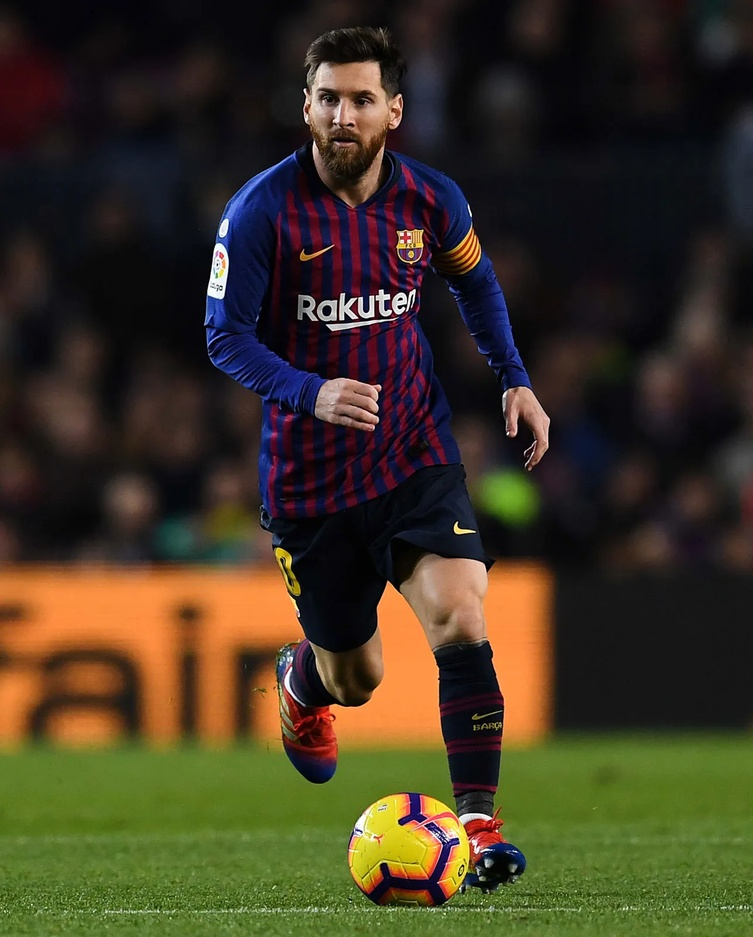
#> input picture 25-object detection by template matching/Messi.jpg, 753 x 937 px, shrunk from 1285 x 1600 before the run
$ jupyter execute 'object detection by template matching.ipynb'
#> lines starting #> are read from the running program, lines starting #| are printed output that depends on the picture
[cell 1]
import cv2 as cv
import numpy as np
from matplotlib import pyplot as plt

img = cv.imread('Messi.jpg', cv.IMREAD_GRAYSCALE)
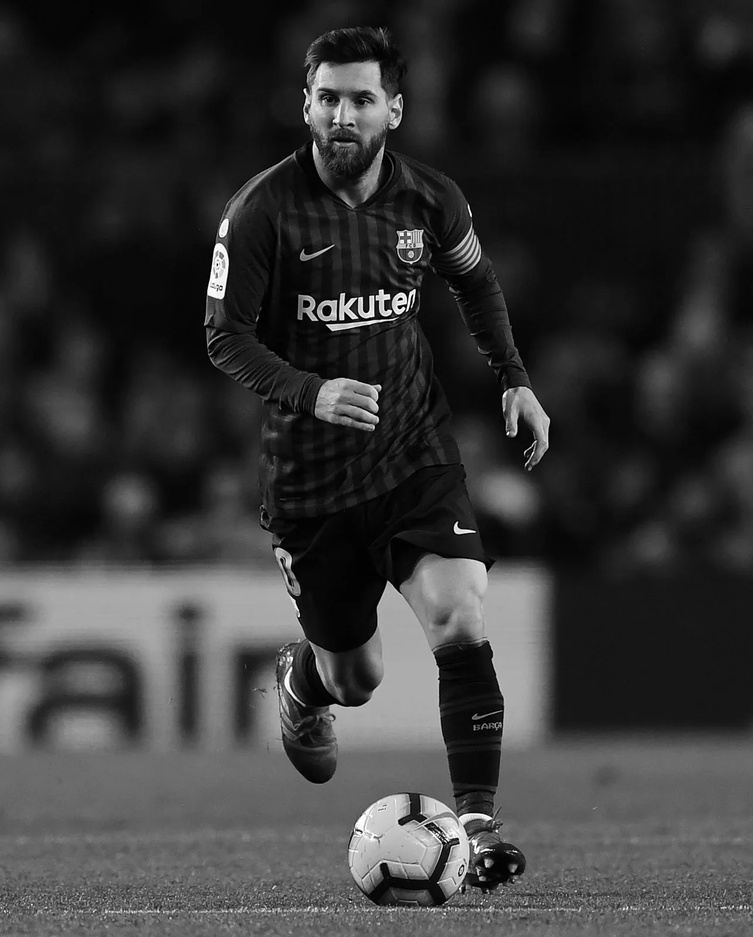
#> img: shape (937, 753); min 0, max 255, mean 54.9
assert img is not None, "file could not be read, check with os.path.exists()"
img2 = img.copy()
template = cv.imread('template.jpg', cv.IMREAD_GRAYSCALE)
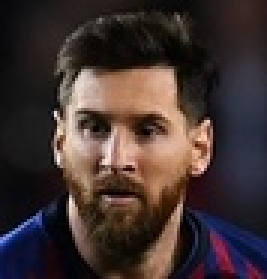
#> input picture 25-object detection by template matching/template.jpg, 89 x 93 px, shrunk from 152 x 158 before the run (shown 3 times larger)
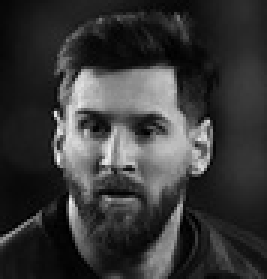
#> template: shape (93, 89) (shown 3 times larger); min 0, max 248, mean 55.5
assert template is not None, "file could not be read, check with os.path.exists()"
w, h = template.shape[::-1]
#> w = 89; h = 93

# All the 6 methods for comparison in a list
methods = ['TM_CCOEFF', 'TM_CCOEFF_NORMED', 'TM_CCORR',
            'TM_CCORR_NORMED', 'TM_SQDIFF', 'TM_SQDIFF_NORMED']

for meth in methods:
    img = img2.copy()
    method = getattr(cv, meth)

    # Apply template Matching
    res = cv.matchTemplate(img,template,method)
    min_val, max_val, min_loc, max_loc = cv.minMaxLoc(res)

    # If the method is TM_SQDIFF or TM_SQDIFF_NORMED, take minimum
    if method in [cv.TM_SQDIFF, cv.TM_SQDIFF_NORMED]:
        top_left = min_loc
    else:
        top_left = max_loc
    bottom_right = (top_left[0] + w, top_left[1] + h)

    cv.rectangle(img,top_left, bottom_right, 255, 2)

    plt.subplot(121),plt.imshow(res,cmap = 'gray')
    plt.title('Matching Result'), plt.xticks([]), plt.yticks([])
    plt.subplot(122),plt.imshow(img,cmap = 'gray')
    plt.title('Detected Point'), plt.xticks([]), plt.yticks([])
    plt.suptitle(meth)

    plt.show()
#> this loop made 6 passes
#> (min_val, max_val, min_loc, top_left, bottom_right) on passes 1 to 4: (-14712290, 14436283, (421, 620), (298, 357), (387, 450)), (-0.516, 0.63, (114, 86), (461, 52), (550, 145)), (3052600, 77319840, (298, 501), (344, 781), (433, 874)), (0.173, 0.845, (283, 525), (461, 52), (550, 145))
#> (min_val, max_val, max_loc, top_left, bottom_right) on passes 5 to 6: (17076600, 120154248, (380, 792), (465, 453), (554, 546)), (0.411, 1, (0, 0), (464, 452), (553, 545))
#> pass 1, `res = cv.matchTemplate(img,template,method)`:
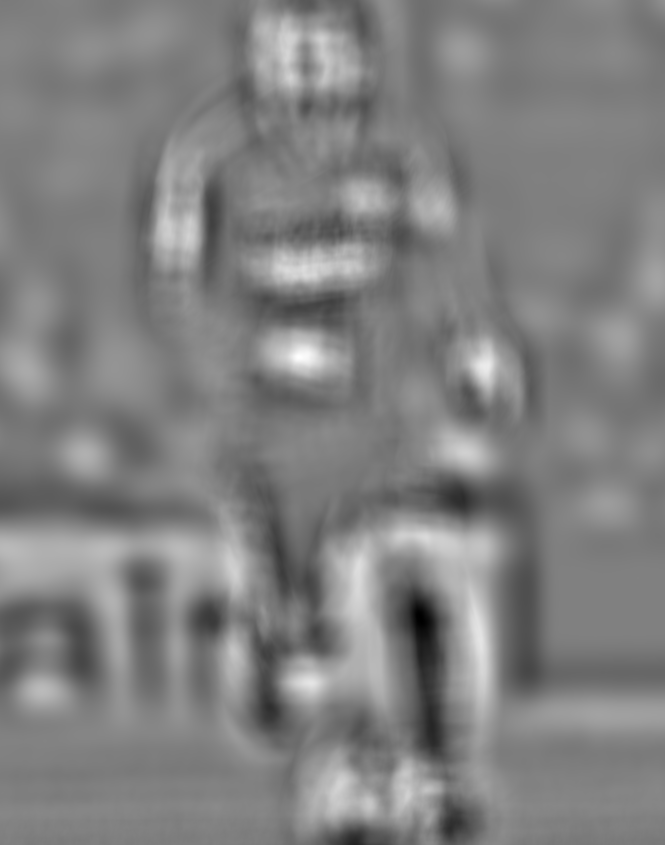
#> res: shape (845, 665) float32; min -14712290, max 14436283, mean 4783; drawn with min black and max white
#> pass 1, `plt.show()`:
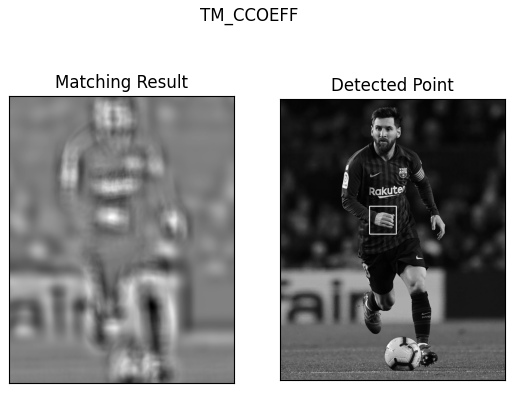
#> figure drawn by matplotlib, 2 panels
#> pass 2, `res = cv.matchTemplate(img,template,method)`:
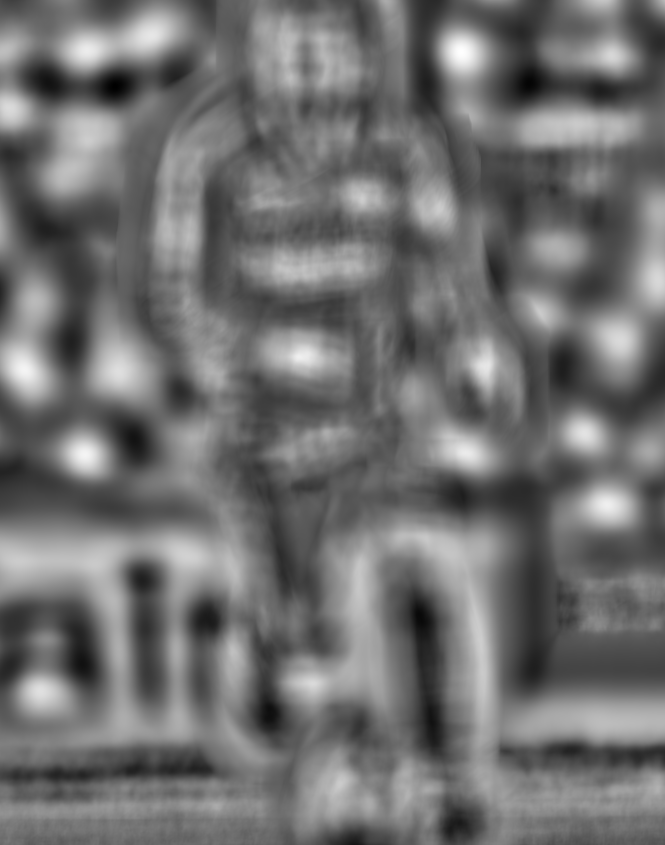
#> res: shape (845, 665) float32; min -0.516, max 0.63, mean -0.0116; drawn with min black and max white
#> pass 2, `plt.show()`:
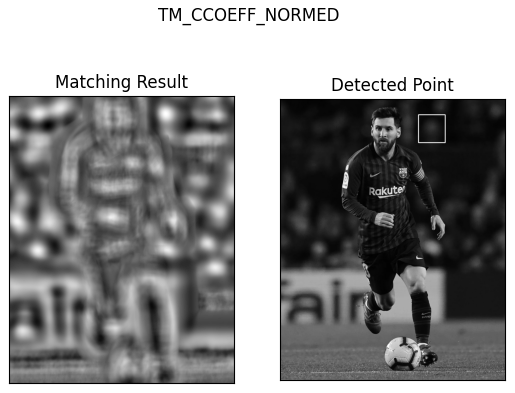
#> figure drawn by matplotlib, 2 panels
#> pass 3, `res = cv.matchTemplate(img,template,method)`:
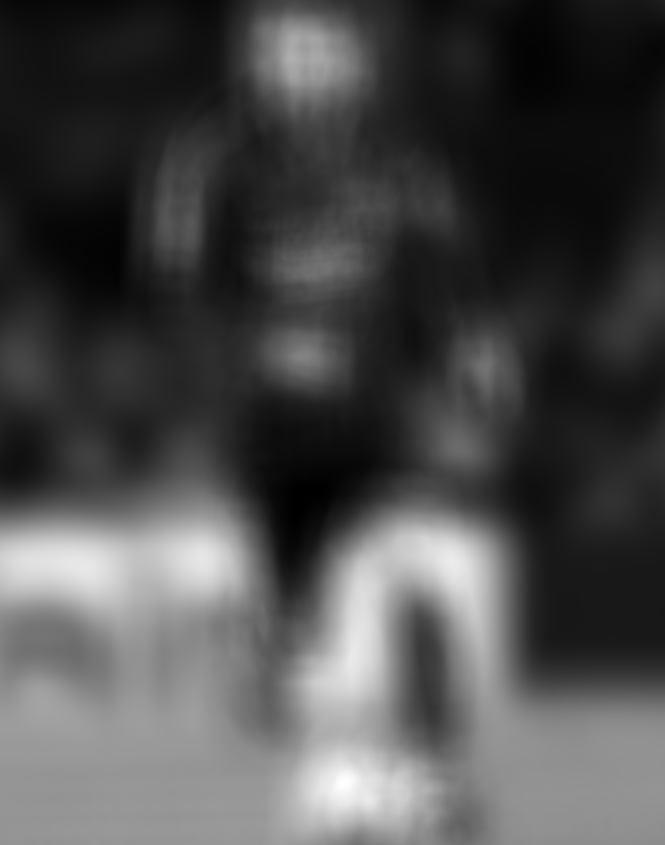
#> res: shape (845, 665) float32; min 3052600, max 77319840, mean 25285884; drawn with min black and max white
#> after the loop:
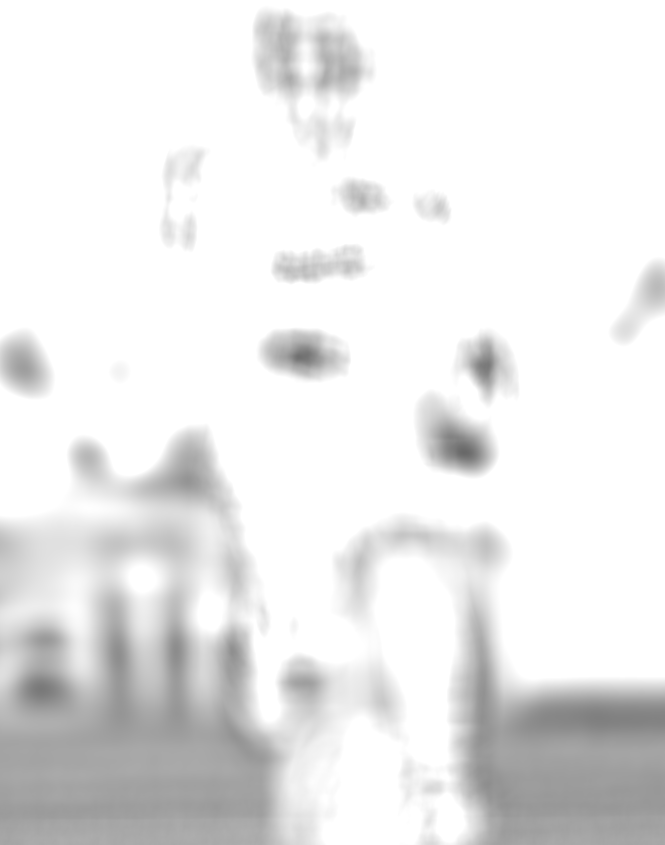
#> res: shape (845, 665) float32; min 0.411, max 1, mean 0.918
